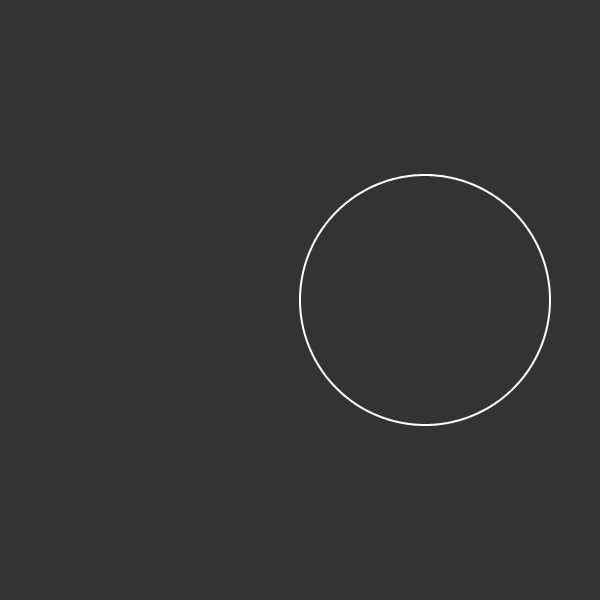
Frame 1 (no input)
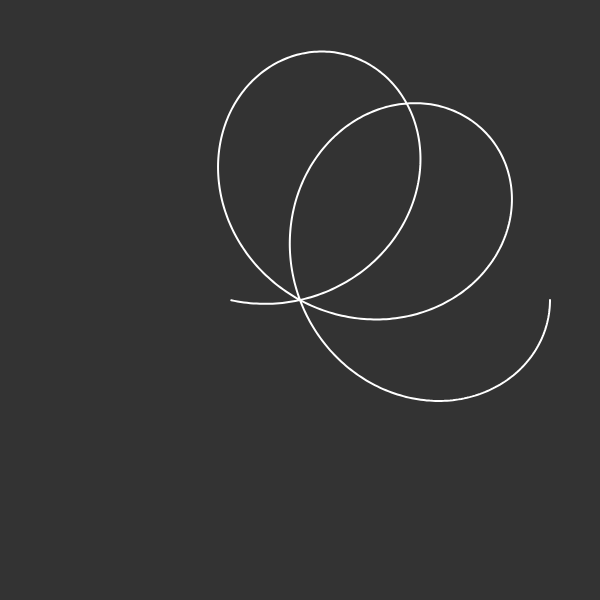
Frame 60 (no input)
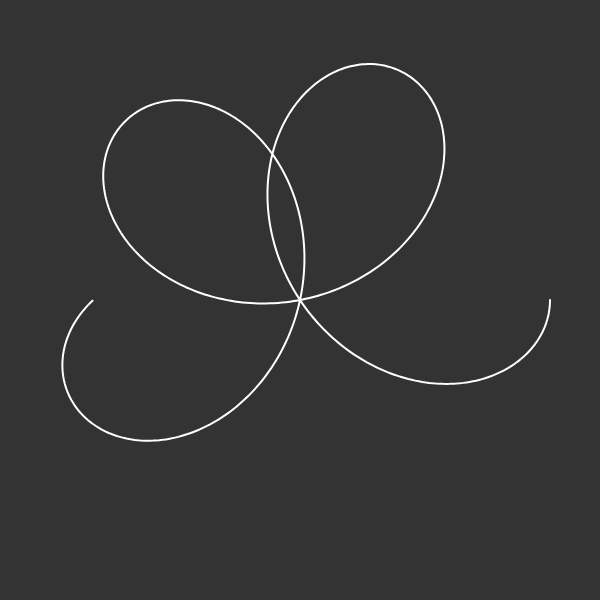
Frame 120 (the mouse pressed at the canvas centre since frame 60)

The p5.js sketch that drew these frames (run headless with seeded random() and noise() and a simulated clock; from frame 60 on, the mouse is pressed at the canvas centre):

// p5.js sketch
// ── sketch.js
const a = 250;
let k = 1;

function setup() {
    createCanvas(600, 600);
    noFill();
    strokeWeight(2);
}

function draw() {
    background("#333333");
    translate(width / 2, height / 2);

    // stroke(220, 50, 70);
    // line(-width / 2, 0, width / 2, 0);

    stroke(255);
    beginShape();
    for (let i = 0; i < TWO_PI; i += 0.01) {
        const r = a * cos(k * i);
        const x = r * cos(i);
        const y = r * sin(i);
        vertex(x, y);
    }
    endShape();

    k += 0.005;
}
